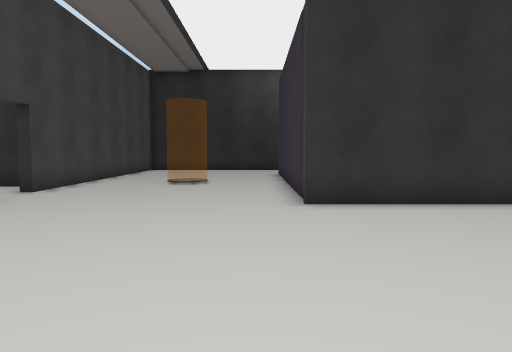
view 1 (above)

24 first-person views from a walk through a scene from a Unity 3-D project. The camera is 1.2 m above the floor, tilts 4° down and sees 70° across. Doors are open. The floor is counted in squares, 1 m on a side. Each view is taken from the middle of a square. On the plan, view 1 faces up. The plan holds only what a view shows up to about 15 squares ahead; the rest is blank. The place goes on beyond the plan. The player character is not drawn. Some animated figures are left out. Some surface patterns are stand-ins.

view 2
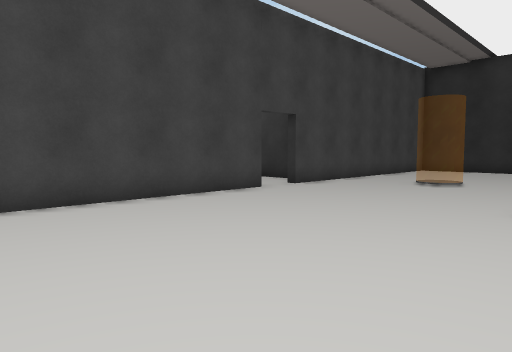

view 3
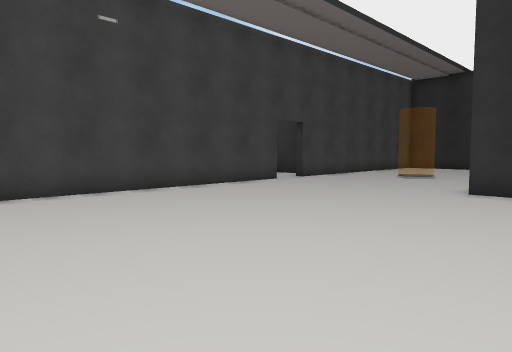

view 4
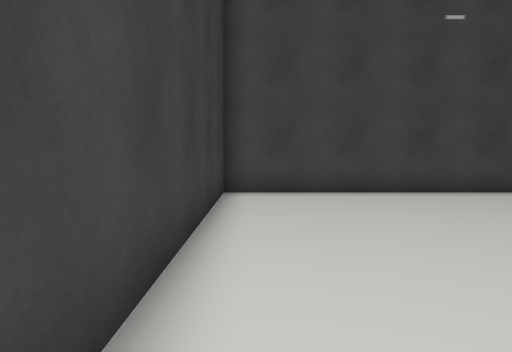

view 5
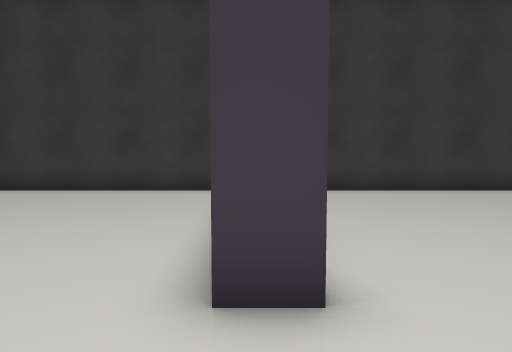

view 6
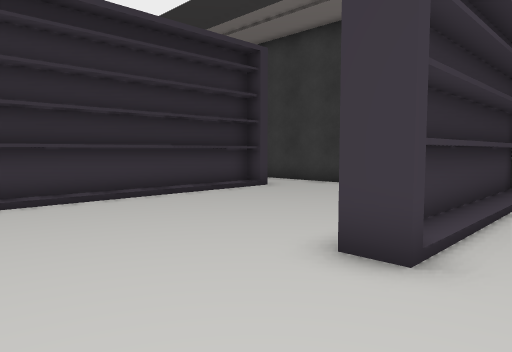

view 7
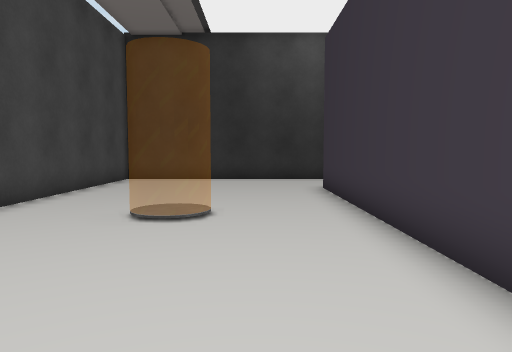

view 8
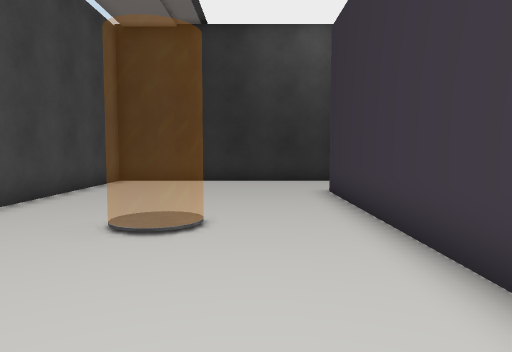

view 9
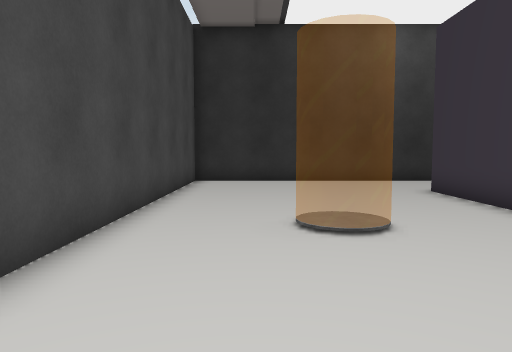

view 10
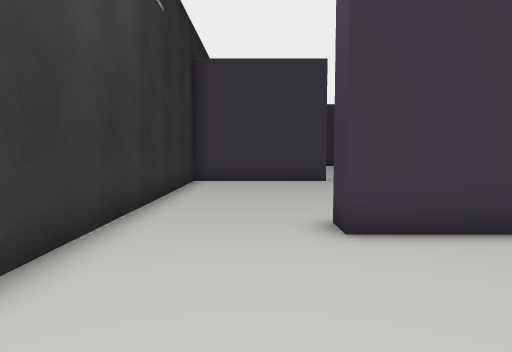

view 11
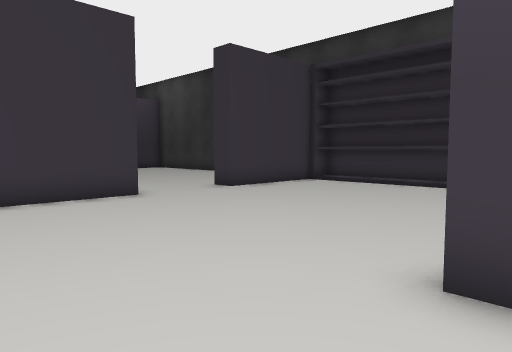

view 12
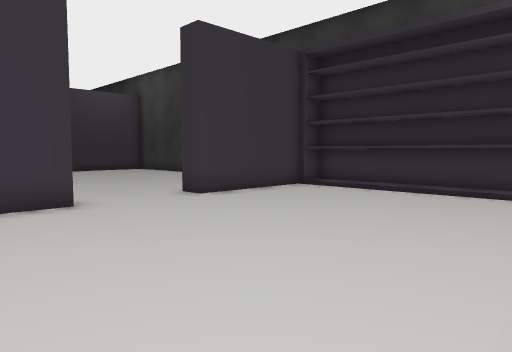

view 13
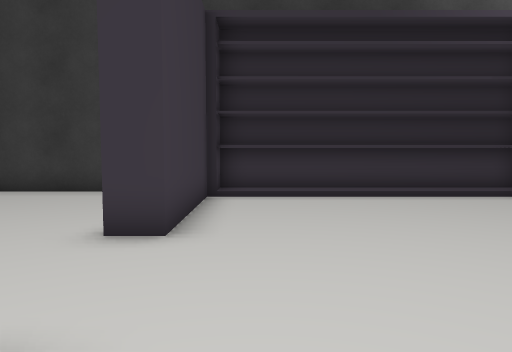

view 14
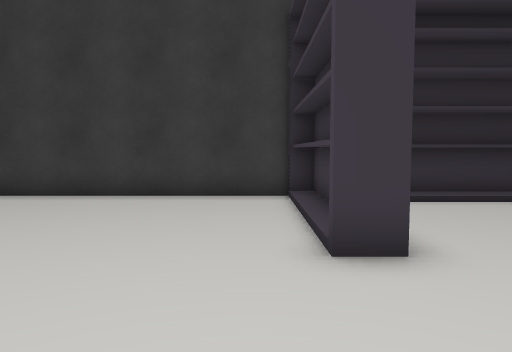

view 15
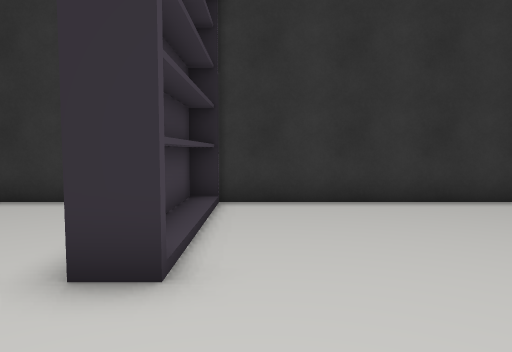

view 16
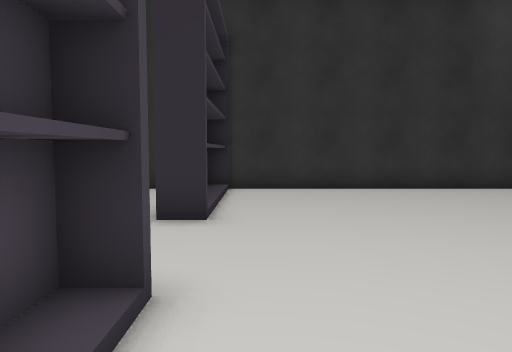

view 17
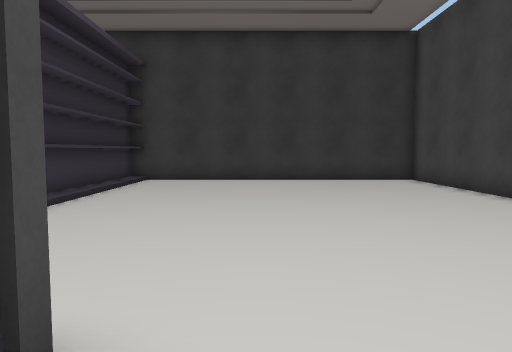

view 18
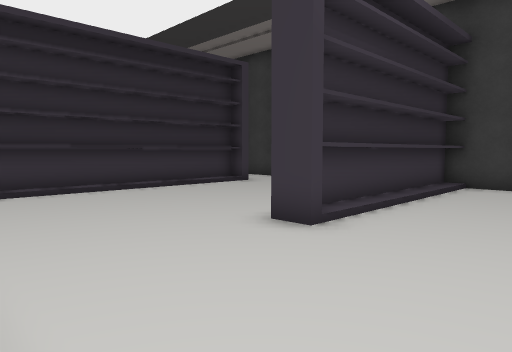

view 19
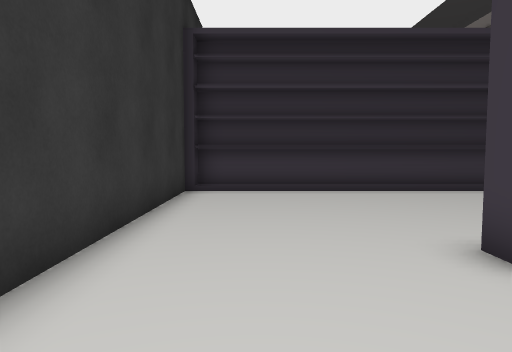

view 20
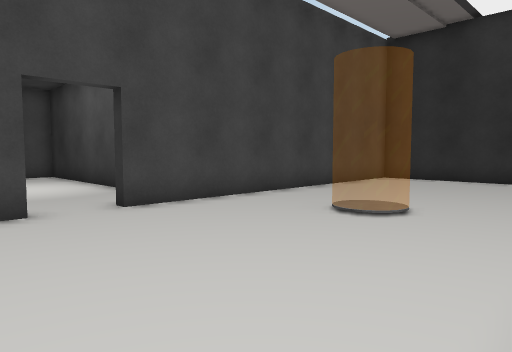

view 21
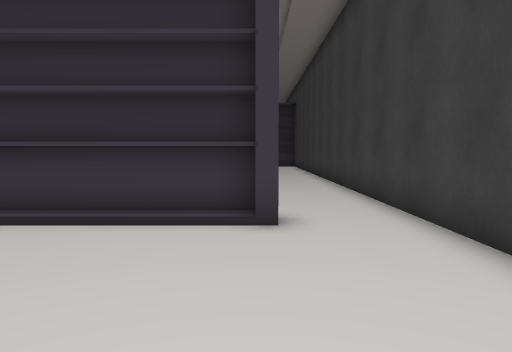

view 22
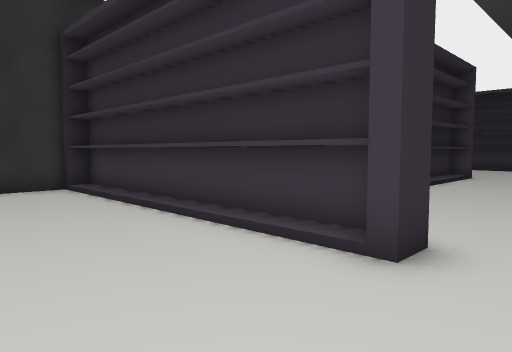

view 23
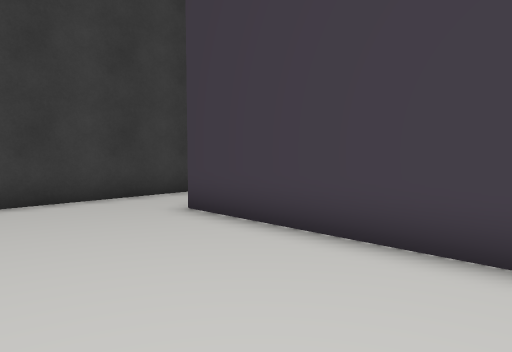

view 24
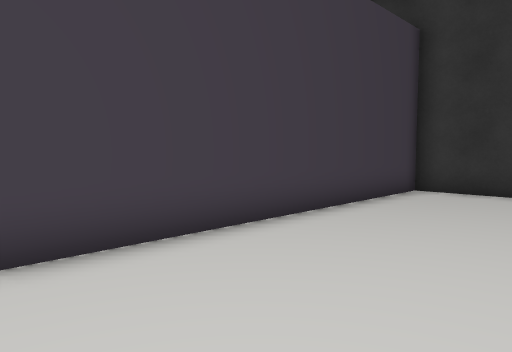

### Floor plan
Points are (right, up) in squares from view 1. A wall is a line through its corners. A room is listed if a view was taken in it or the views show most of it. See-through windows are left out.
Room 1 (views 1, 2, 3, 4, 5, 6, 7, 8, 9, 10, 12, 17, 18, 19, 20, 21, 22)
walls: (-6.4, 8.8) (-6.4, -4.9) (5.1, -4.9) (5.1, 2.1); (4.5, -4.9) (4.5, 3.3) (5.4, 3.3); (6.2, -4.9) (12.6, -4.9); (12.4, -2) (12.4, 7.8); (12.6, -2.4) (11.8, -2.4) (11.8, 8.1) (1.2, 8.1) (1.2, 18.7) (2.1, 18.7); (0.6, 22.4) (-6.4, 22.4) (-6.4, 10.5); (3.5, 22.4) (1.5, 22.4)
ways out: opening at (1, 22) to room 2; opening at (2.3, 20) to room 3; opening at (12, -3.5) to room 4; open door at (-6.5, 9.5)
objects: other object (-3, 13) to (-2, 14)
Room 2 (view 11)
walls: (1.5, 22.4) (0.6, 22.4)
ways out: opening at (1, 22) to room 1
Room 3 (views 13, 14, 15, 16)
walls: (11.1, 8.4) (17.5, 8.4); (9.5, 22.4) (3.5, 22.4); (2.2, 9.4) (10.4, 9.4); (17.5, 22.4) (11.5, 22.4); (1.6, 8.6) (10, 8.6)
ways out: opening at (2.3, 20) to room 1
objects: shelf (10, 18) to (11, 22); shelf (11, 9) to (11, 14)
Room 4 (views 23, 24)
walls: (15.1, 8.1) (12.6, 8.1) (12.6, -2.4); (12.6, -4.9) (17.5, -4.9)
ways out: opening at (12, -3.5) to room 1

Positions as (right, up) in squares from view 1, and headings:
1: (0, 0), facing up
2: (2, 0), facing up-left
3: (4, -3), facing up-left
4: (4, -4), facing left
5: (5, 6), facing down
6: (3, 7), facing down-right
7: (-1, 7), facing up
8: (-1, 8), facing up
9: (-4, 8), facing up
10: (-4, 20), facing right
11: (1, 22), facing down-right
12: (2, 20), facing down-right
13: (9, 19), facing down
14: (12, 18), facing down
15: (12, 14), facing up
16: (12, 11), facing up
17: (0, 10), facing down
18: (1, 8), facing down-right
19: (1, 6), facing right
20: (1, 7), facing up-left
21: (6, -2), facing right
22: (8, -4), facing up-right
23: (17, 4), facing down-left
24: (17, -3), facing up-left
